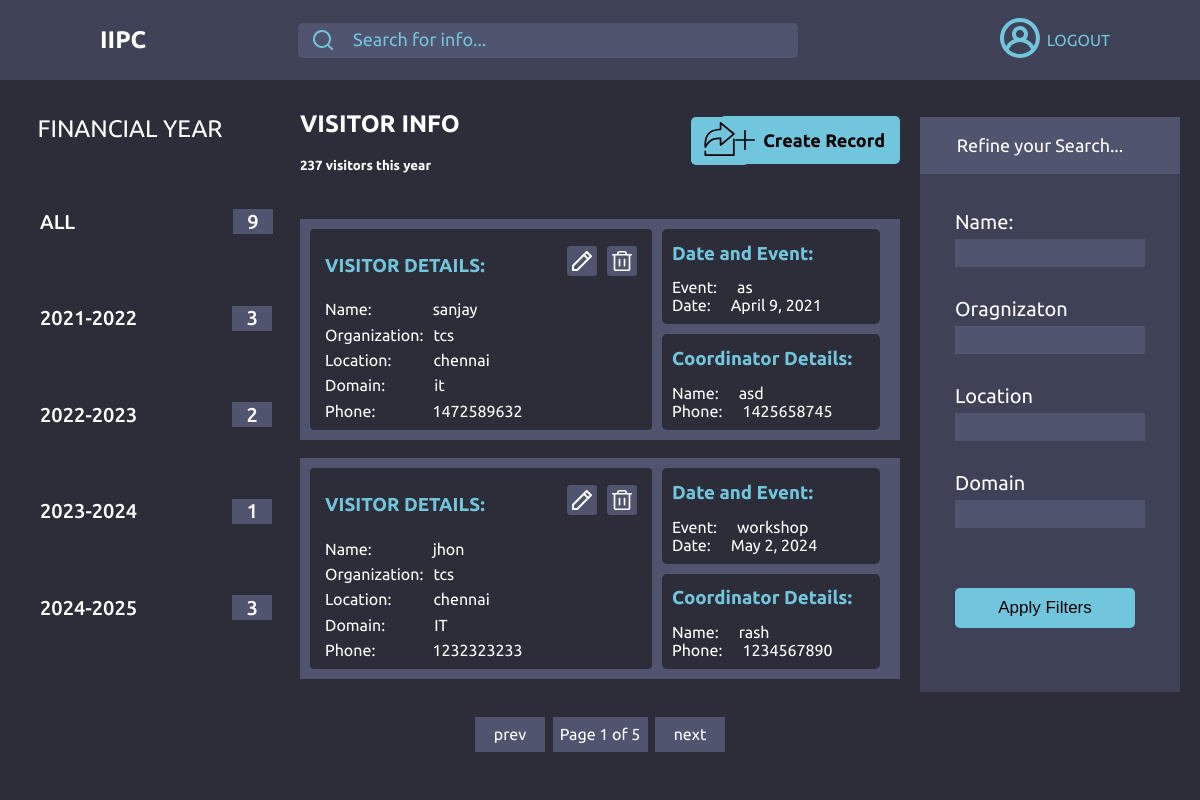
The app's page / (signed in) with its own data.
### app1/models.py (models this page shows, shortened)
class Visitor(models.Model):
    host = models.ForeignKey(Coordinator, on_delete=models.SET_NULL, null=True, related_name='visitors')
    name = models.CharField(max_length=50)
    organization = models.CharField(max_length=100)
    phone = models.CharField(max_length=15)
    location = models.CharField(max_length=50)
    domain = models.CharField(max_length=50)
    event = models.CharField(max_length=100)
    date = models.DateField()
    updated  = models.DateTimeField(auto_now=True)
    created = models.DateTimeField(auto_now_add=True)
    class Meta:
        ordering = ['-updated' , '-created']

class Coordinator(models.Model):
    name = models.CharField(max_length=50)
    phone = models.CharField(max_length=15)

### app1/views.py (the view)
# urls.py: path("" , views.home , name='home'),
@login_required(login_url='login')
def home(request,q=None):
    if request.method == "POST":
        name = request.POST.get('name')
        oragnization = request.POST.get('organization')
        location = request.POST.get('location')
        domain = request.POST.get('domain')
        visit = Visitor.objects.filter(
        name__icontains = name,
        location__icontains = location,
        domain__icontains = domain,
        organization__icontains = oragnization)
        p = Paginator(visit , 2)
        page = request.GET.get('page')
        pages = p.get_page(page)
    else:
        q = request.GET.get('q') if request.GET.get('q') != None else ''
        visit = Visitor.objects.filter(
            Q(name__icontains = q) |
            Q(location__icontains = q) |
            Q(domain__icontains = q) |
            Q(organization__icontains = q) |
            Q(event__icontains = q) |
            Q(host__name__icontains = q)
        )
        p = Paginator(visit , 2)
        page = request.GET.get('page')
        pages = p.get_page(page)
    year1 = Visitor.objects.filter(
        Q(date__gte = date(year=2021, month=4, day=1) , date__lte = date(year=2022, month=3, day=31))
    )
    year2 = Visitor.objects.filter(
        Q(date__gte = date(year=2022, month=4, day=1) , date__lte = date(year=2023, month=3, day=31))
    )
    year3 = Visitor.objects.filter(
        Q(date__gte = date(year=2023, month=4, day=1) , date__lte = date(year=2024, month=3, day=31))
    )
    year4 = Visitor.objects.filter(
        Q(date__gte = date(year=2024, month=4, day=1) , date__lte = date(year=2025, month=3, day=31))
    )
    count = Visitor.objects.all().count()
    context = {'visitors':visit , 'year1':year1, 'year2':year2, 'year3':year3, 'year4':year4 , 'pages':pages , 'count':count }
    return render(request, 'app1/home.html' , context)

### app1/templates/app1/home.html
{%  extends 'main.html' %}
{% load static %}
{% block content %}
{% include 'nav.html' %}
<div class="home-container">
    <div class="financial-year">
        {% include 'app1/year.html' %}
    </div>
    <div class="info-wrap">
        <div class="visitor-wrap">
            <div class="visitor-text">
                <h2>VISITOR INFO</h2>
                <h5>237 visitors this year</h5>
            </div>
            <div class="export">
                <a href="{% url 'export_to_excel' %}?page = {{pages}}">
                <img class="vector-icon14" alt="No Results Found" src="{% static 'images/export-1.svg' %}" />
                </a>
            </div>
            <div class="create-button">
                <img class="vector-icon" alt="" src="{% static 'images/plus.svg' %}" />
                <a href="{% url 'create' %}">Create Record</a>
            </div>
        </div>
        <div class="info-content">
            {% include 'app1/info.html' %}
        </div>
        <div class="pages-wrap">
            <div class="pages-box">
                <div class="prev-box">
                    {% if pages.has_previous %} <a href="?page={{pages.previous_page_number}}">prev</a>
                    {% else %} <a href="?page={{pages.number}}">prev</a>
                    {% endif %}
                </div>
                <div class="page-box">
                    <p>Page {{ pages.number }} of {{ pages.paginator.num_pages }}</p>
                </div>
                <div class="next-box">
                    {% if pages.has_next %}  <a href="?page={{pages.next_page_number}}">next</a>
                    {% else %} <a href="?page={{pages.number}}">next</a>
                    {% endif %}
                </div>
            </div>
        </div>
    </div>
    <div class="filter-wrap">
        {% include 'app1/filter.html' %}
    </div>
</div>
{% endblock %}

### app1/templates/app1/info.html (shortened to what this page needs)
{% if pages %}
{% for visitor in pages %}
{% load static %}
<div class="info-container">
    <div class="visitor-details-box">
        <div class="visit-details">
            <div class="visit-edit-wrap">
                <h3>VISITOR DETAILS:</h3>
                <div class="edit-del">
                    <a href="{% url 'edit' visitor.id %}">
                        <img class="vector-icon11" alt="" src="{% static 'images/edit1.svg' %}" />
                    </a>
                    <a href="{% url 'delete' visitor.id %}">
                        <img class="vector-icon12" alt="" src="{% static 'images/del.svg' %}" />
                    </a>
                </div>
            </div>
            <div class="visit-wrap">
                <div class="info-name">
                    <span>Name:</span><span class="vn">{{ visitor.name }}</span>
                </div>
                <div class="info-org">
                    <span>Organization:</span><span class="vo">{{ visitor.organization }}</span>
                </div>
                <div class="info-loc">
                    <span>Location:</span><span class="vl">{{ visitor.location }}</span>
                </div>
                <div class="info-dom">
                    <span>Domain:</span><span class="vd">{{ visitor.domain }}</span>
                </div>
                <div class="info-ph">
                    <span>Phone:</span><span class="vp">{{ visitor.phone }}</span>
                </div>
            </div>
        </div>
    </div>
    <div class="date-coord-wrap">
        <div class="date-event-box">
            <div class="date-event">
                <h3>Date and Event:</h3>
                <div class="info_data">Event:<span id="info_event">{{ visitor.event }}</span></div>
                <div class="info_data">Date:<span id="info_date">{{ visitor.date }}</span></div>
            </div>
        </div>
        <div class="coordinator-box">
            <div class="coordinator">
                <h3>Coordinator Details:</h3>
                <div class="info_data">Name:<span id="info_name">{{visitor.host.name}}</span></div>
                <div class="info_data">Phone:<span id="info_phone">{{visitor.host.phone}}</span></div>
            </div>
        </div>
    </div>
</div>
{% endfor %}
{% endif %}

### static/styles/global.css (style rules this page uses)
body { margin: 0; line-height: normal; }
:root { --font-segoe-ui-historic: "Segoe UI Historic"; --font-ubuntu: Ubuntu; --font-sans-serif-collection: "Sans Serif Collection"; --font-size-mini: 15px; --font-size-lg: 18px; --font-size-xl: 20px; --font-size-base: 16px; --color-darkslategray-100: #3f4156; --color-darkslategray-200: #2d2d39; --color-lightsteelblue-100: #a9adcf; --color-lightsteelblue-200: rgba(169, 173, 207, 0.3); --color-skyblue: #71c6dd; --color-cadetblue: #3d94ab; --color-black: #000; --color-dimgray: #51546e; --color-white: #fff; --gap-smi: 13px; --gap-9xs: 4px; --gap-xl: 20px; --gap-base: 16px; --gap-6xs: 7px; --gap-sm: 14px; --gap-4xs: 9px; --gap-7xs: 6px; --gap-xs: 12px; --padding-9xl: 28px; --padding-xl: 20px; --padding-7xs: 6px; --padding-6xs: 7px; --padding-4xs: 9px; --padding-8xs: 5px; --padding-2xs: 11px; --padding-3xs: 10px; --padding-base: 16px; --padding-3xl: 22px; --padding-mid: 17px; --padding-16xl: 35px; --padding-17xl: 36px; --padding-2xs-9: 10.9px; --padding-xs-5: 11.5px; --padding-smi: 13px; --padding-lg: 18px; --padding-5xl: 24px; --padding-12xs: 1px; --padding-5xs: 8px; --padding-11xs: 2px; }

### records on screen
Visitor: name "sanjay", organization "tcs", location "chennai", domain "it", phone "1472589632", event "as", date "April 9, 2021", host.name "asd", host.phone "1425658745"
Visitor: name "jhon", organization "tcs", location "chennai", domain "IT", phone "1232323233", event "workshop", date "May 2, 2024", host.name "rash", host.phone "1234567890"

### other values on screen
{{ count }} "9"
{{ year1.count }} "3"
{{ year2.count }} "2"
{{ year3.count }} "1"
{{ year4.count }} "3"
{{ pages.number }} "1"
{{ pages.paginator.num_pages }} "5"
